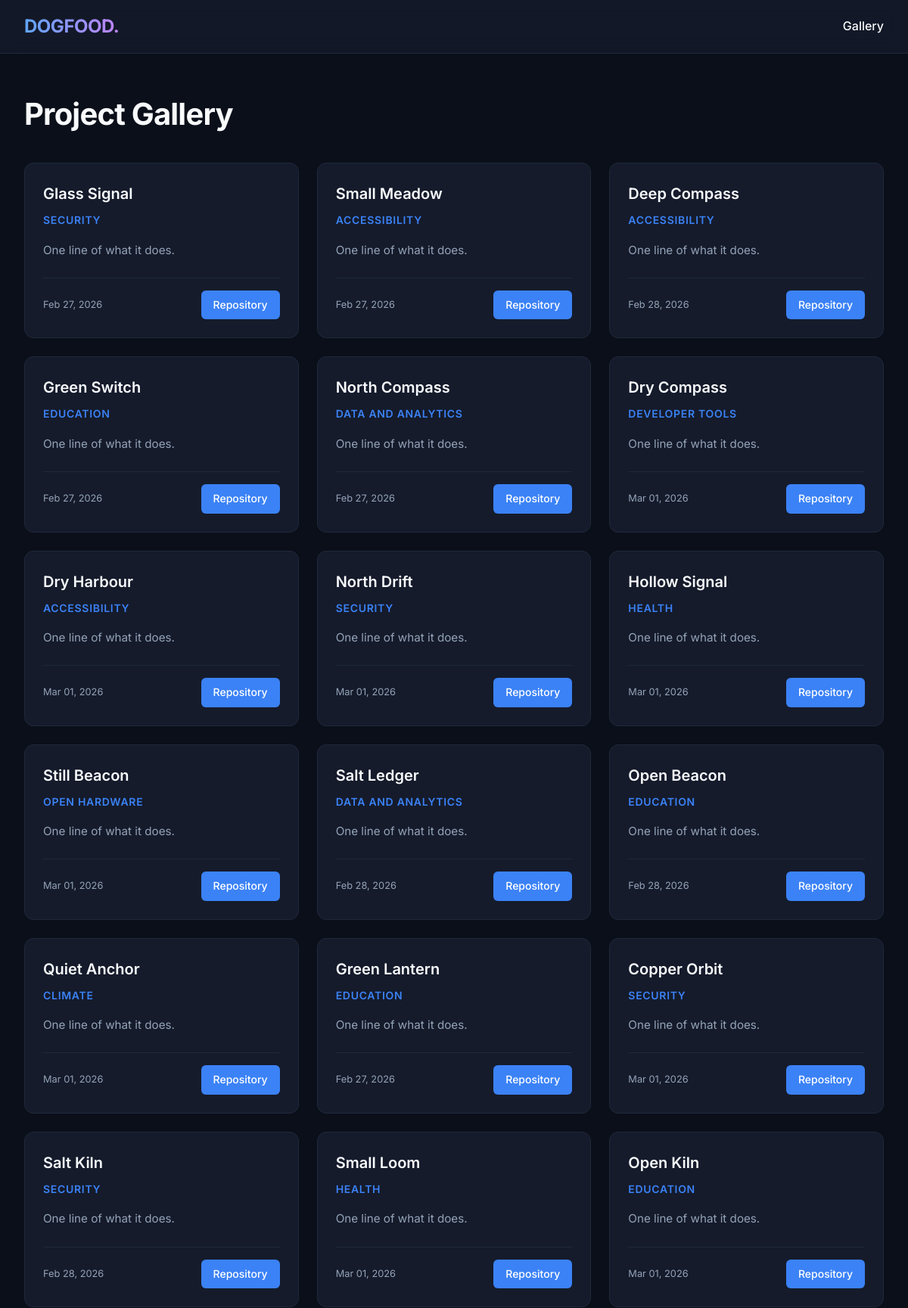
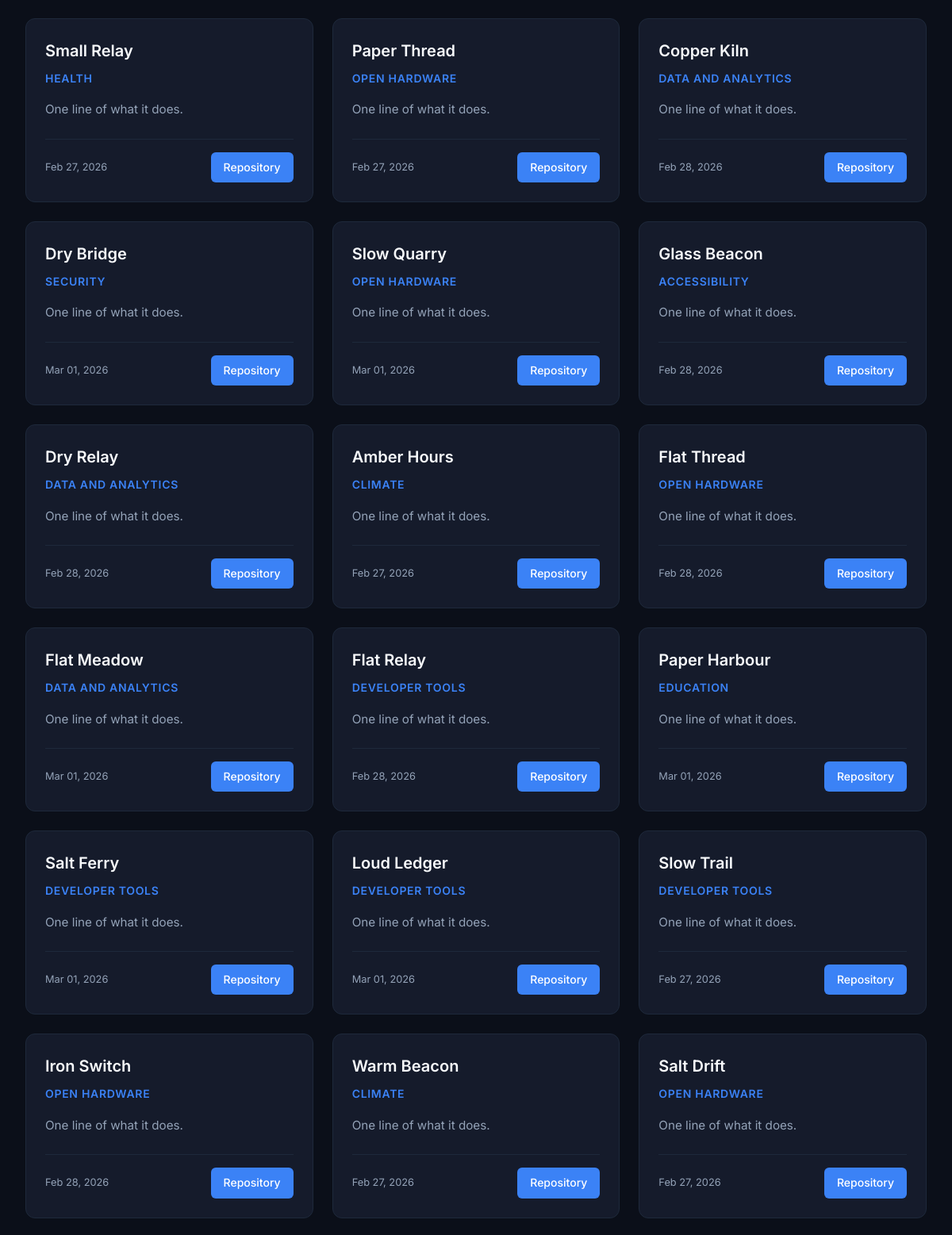
The app's page /projects (upper part) with its own data (2 pictures, top to bottom).
### src/models.py (models this page shows)
class Project(Base):
    __tablename__ = 'projects'
    id = Column(String, primary_key=True)
    team_id = Column(String, ForeignKey('teams.id'))
    track_id = Column(String, ForeignKey('tracks.id'))
    title = Column(String)
    summary = Column(Text)
    repo_url = Column(String)
    submitted_at = Column(DateTime)
    team = relationship("Team")
    track = relationship("Track")

class Track(Base):
    __tablename__ = 'tracks'
    id = Column(String, primary_key=True)
    name = Column(String)

### src/main.py (the view)
@app.get("/projects", response_class=HTMLResponse)
def gallery(request: Request, db: Session = Depends(get_db)):
    projects = db.query(Project).all()
    return templates.TemplateResponse("index.html", {"request": request, "projects": projects})

### src/templates/index.html (shortened to what this page needs)
<!DOCTYPE html>
<html lang="en">
<head>
    <link rel="stylesheet" href="/static/style.css">
</head>
<body>
    <header>
        <div class="nav-container">
            <a href="/projects" class="logo">DOGFOOD.</a>
            <nav>
                <a href="/projects" style="color: var(--text-primary); text-decoration: none; font-weight: 500;">Gallery</a>
            </nav>
        </div>
    </header>
    <main>
        <h1>Project Gallery</h1>
        <div class="gallery-grid">
            {% for p in projects %}
            <div class="project-card">
                <h3 class="project-title">{{ p.title }}</h3>
                <div class="project-track">{{ p.track.name if p.track else 'General' }}</div>
                <div class="project-summary">{{ p.summary }}</div>
                <div class="project-footer">
                    <span class="date-submitted">{{ p.submitted_at.strftime('%b %d, %Y') }}</span>
                    <a href="{{ p.repo_url }}" target="_blank" class="view-btn">Repository</a>
                </div>
            </div>
            {% endfor %}
        </div>
    </main>
</body>
</html>

### src/static/style.css (style rules this page uses)
:root { --bg-color: #0b0f19; --card-bg: #151b2b; --text-primary: #f8fafc; --text-secondary: #94a3b8; --accent: #3b82f6; --accent-hover: #2563eb; --border: #1e293b; --success: #10b981; }
body { background-color: var(--bg-color); color: var(--text-primary); font-family: 'Inter', system-ui, -apple-system, sans-serif; margin: 0; padding: 0; line-height: 1.6; }
header { background: rgba(21, 27, 43, 0.8); backdrop-filter: blur(12px); border-bottom: 1px solid var(--border); position: sticky; top: 0; z-index: 100; }
.nav-container { max-width: 1200px; margin: 0 auto; padding: 1rem 2rem; display: flex; justify-content: space-between; align-items: center; }
.logo { font-size: 1.5rem; font-weight: 700; color: var(--text-primary); text-decoration: none; letter-spacing: -0.02em; background: linear-gradient(to right, #60a5fa, #c084fc); -webkit-background-clip: text; -webkit-text-fill-color: transparent; }
main { max-width: 1200px; margin: 3rem auto; padding: 0 2rem; }
h1 { font-size: 2.5rem; margin-bottom: 2rem; letter-spacing: -0.02em; }
.gallery-grid { display: grid; grid-template-columns: repeat(auto-fill, minmax(300px, 1fr)); gap: 1.5rem; }
.project-card { background-color: var(--card-bg); border: 1px solid var(--border); border-radius: 12px; padding: 1.5rem; transition: transform 0.2s ease, box-shadow 0.2s ease; display: flex; flex-direction: column; }
.project-title { font-size: 1.25rem; font-weight: 600; margin: 0 0 0.5rem 0; color: var(--text-primary); }
.project-track { font-size: 0.875rem; color: var(--accent); text-transform: uppercase; letter-spacing: 0.05em; font-weight: 600; margin-bottom: 1rem; }
.project-summary { color: var(--text-secondary); font-size: 0.95rem; margin-bottom: 1.5rem; flex-grow: 1; }
.project-footer { display: flex; justify-content: space-between; align-items: center; border-top: 1px solid var(--border); padding-top: 1rem; }
.view-btn { background-color: var(--accent); color: white; text-decoration: none; padding: 0.5rem 1rem; border-radius: 6px; font-size: 0.875rem; font-weight: 500; transition: background-color 0.2s; }
.date-submitted { color: var(--text-secondary); font-size: 0.8rem; }

### records on screen
Project: title "Glass Signal", track "SECURITY", summary "One line of what it does.", submitted_at "Feb 27, 2026"
Project: title "Small Meadow", track "ACCESSIBILITY", summary "One line of what it does.", submitted_at "Feb 27, 2026"
Project: title "Deep Compass", track "ACCESSIBILITY", summary "One line of what it does.", submitted_at "Feb 28, 2026"
Project: title "Green Switch", track "EDUCATION", summary "One line of what it does.", submitted_at "Feb 27, 2026"
Project: title "North Compass", track "DATA AND ANALYTICS", summary "One line of what it does.", submitted_at "Feb 27, 2026"
Project: title "Dry Compass", track "DEVELOPER TOOLS", summary "One line of what it does.", submitted_at "Mar 01, 2026"
Project: title "Dry Harbour", track "ACCESSIBILITY", summary "One line of what it does.", submitted_at "Mar 01, 2026"
Project: title "North Drift", track "SECURITY", summary "One line of what it does.", submitted_at "Mar 01, 2026"
Project: title "Hollow Signal", track "HEALTH", summary "One line of what it does.", submitted_at "Mar 01, 2026"
Project: title "Still Beacon", track "OPEN HARDWARE", summary "One line of what it does.", submitted_at "Mar 01, 2026"
Project: title "Salt Ledger", track "DATA AND ANALYTICS", summary "One line of what it does.", submitted_at "Feb 28, 2026"
Project: title "Open Beacon", track "EDUCATION", summary "One line of what it does.", submitted_at "Feb 28, 2026"
Project: title "Quiet Anchor", track "CLIMATE", summary "One line of what it does.", submitted_at "Mar 01, 2026"
Project: title "Green Lantern", track "EDUCATION", summary "One line of what it does.", submitted_at "Feb 27, 2026"
Project: title "Copper Orbit", track "SECURITY", summary "One line of what it does.", submitted_at "Mar 01, 2026"
Project: title "Salt Kiln", track "SECURITY", summary "One line of what it does.", submitted_at "Feb 28, 2026"
Project: title "Small Loom", track "HEALTH", summary "One line of what it does.", submitted_at "Mar 01, 2026"
Project: title "Open Kiln", track "EDUCATION", summary "One line of what it does.", submitted_at "Mar 01, 2026"
Project: title "Small Relay", track "HEALTH", summary "One line of what it does.", submitted_at "Feb 27, 2026"
Project: title "Paper Thread", track "OPEN HARDWARE", summary "One line of what it does.", submitted_at "Feb 27, 2026"
Project: title "Copper Kiln", track "DATA AND ANALYTICS", summary "One line of what it does.", submitted_at "Feb 28, 2026"
Project: title "Dry Bridge", track "SECURITY", summary "One line of what it does.", submitted_at "Mar 01, 2026"
Project: title "Slow Quarry", track "OPEN HARDWARE", summary "One line of what it does.", submitted_at "Mar 01, 2026"
Project: title "Glass Beacon", track "ACCESSIBILITY", summary "One line of what it does.", submitted_at "Feb 28, 2026"
Project: title "Dry Relay", track "DATA AND ANALYTICS", summary "One line of what it does.", submitted_at "Feb 28, 2026"
Project: title "Amber Hours", track "CLIMATE", summary "One line of what it does.", submitted_at "Feb 27, 2026"
Project: title "Flat Thread", track "OPEN HARDWARE", summary "One line of what it does.", submitted_at "Feb 28, 2026"
Project: title "Flat Meadow", track "DATA AND ANALYTICS", summary "One line of what it does.", submitted_at "Mar 01, 2026"
Project: title "Flat Relay", track "DEVELOPER TOOLS", summary "One line of what it does.", submitted_at "Feb 28, 2026"
Project: title "Paper Harbour", track "EDUCATION", summary "One line of what it does.", submitted_at "Mar 01, 2026"
Project: title "Salt Ferry", track "DEVELOPER TOOLS", summary "One line of what it does.", submitted_at "Mar 01, 2026"
Project: title "Loud Ledger", track "DEVELOPER TOOLS", summary "One line of what it does.", submitted_at "Mar 01, 2026"
Project: title "Slow Trail", track "DEVELOPER TOOLS", summary "One line of what it does.", submitted_at "Feb 27, 2026"
Project: title "Iron Switch", track "OPEN HARDWARE", summary "One line of what it does.", submitted_at "Feb 28, 2026"
Project: title "Warm Beacon", track "CLIMATE", summary "One line of what it does.", submitted_at "Feb 27, 2026"
Project: title "Salt Drift", track "OPEN HARDWARE", summary "One line of what it does.", submitted_at "Feb 27, 2026"
